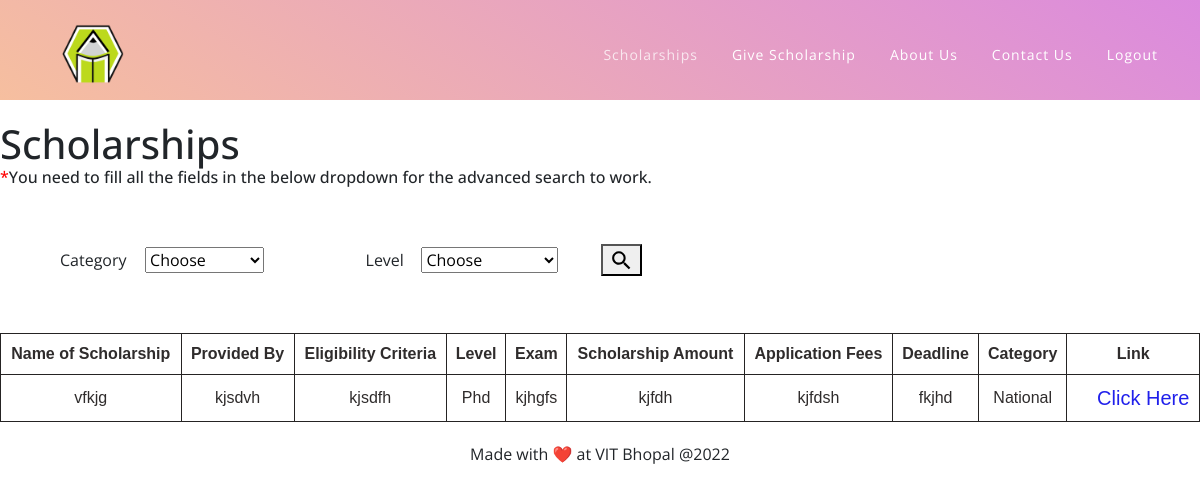
The app's page /filter/, older data.
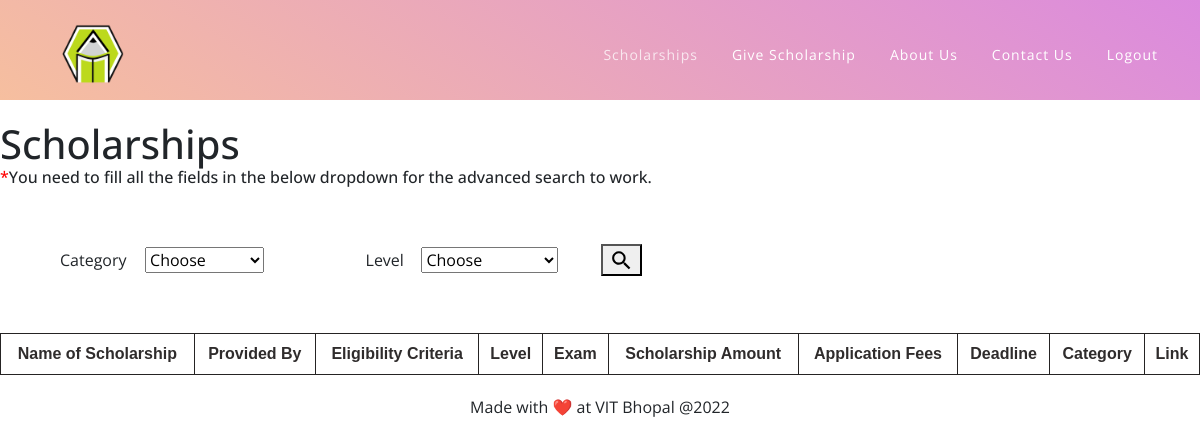
The same page, newer data.
### app/models.py (models this page shows, shortened)
class App(models.Model):
    level = [("Undergraduate","UNDERGRADUATE"),
            ("Postgraduate", "POSTGRADUATE"),
            ("Phd", "PhD")]
    categories = [("National","NATIONAL"),
                 ("International", "INTERNATIONAL")]
    name = models.CharField(max_length=64, help_text = "Enter Name of Scholarship")
    providedby = models.CharField(max_length=64, verbose_name = "Provided By", help_text="Enter name of sponsor or organization")
    eligibilitycriteria = models.CharField(max_length=512, verbose_name = "Eligibility Criteria", help_text="Enter Eligibility Criteria")
    exam = models.CharField(max_length=64, help_text="Enter if any exam is required")
    scholarshipamount = models.CharField(max_length = 18, verbose_name = "Scholarship Amount")
    applicationfees = models.CharField(max_length = 18, verbose_name = "Application Fees")
    deadline = models.CharField(max_length=32)
    link = models.CharField(max_length=128, help_text="Enter 404 if not available")
    category = models.CharField(choices=categories, blank=True, verbose_name = "Category", max_length=200, null=True)
    levels = models.CharField(choices=level, blank=True, verbose_name = "Levels", max_length=200, null=True)
    like = models.ManyToManyField(User, blank=True, related_name="liked_user")
    description = models.TextField(max_length=4098, help_text="Enter Description of Scholarship", verbose_name="Description")

### app/views.py (the view)
# urls.py: path("filter/", views.category, name="filter"),
def category(request):
    search_post = request.GET.get('dropdown')
    search_level = request.GET.get('level')
    search_salary = request.GET.get('salary')
    if search_post:
        apps = App.objects.filter(Q(category=search_post) & Q(levels=search_level))
    else:
        apps = App.objects.all().order_by("-name")
    return render(request, "app/filter.html",{
        "apps":apps
    })

### app/templates/app/filter.html (shortened to what this page needs)
{% load static %}
<!DOCTYPE html>
<html lang = "en">
    <head>
        <link href="{% static 'app/vendor/bootstrap/css/bootstrap.min.css' %}" rel="stylesheet">
        <link rel="stylesheet" href="{% static 'app/assets/css/fontawesome.css' %}">
        <link rel="stylesheet" href="{% static 'app/assets/css/templatemo-eduwell-style.css' %}">
        <link rel="stylesheet" href="{% static 'app/assets/css/owl.css' %}">
        <link rel="stylesheet" href="{% static 'app/assets/css/lightbox.css' %}">
</head>
<body>
    <header class="header-area header-sticky">
        <div class="container">
            <div class="row">
                <div class="col-12">
                    <nav class="main-nav">
                        <a href="{% url 'landing' %}" class="logo">
                            <img src="{% static 'app/assets/images/templatemo-eduwell.png' %}" alt="EduWell Template" width="60" height="60">
                        </a>
                        <ul class="nav">
                            <li><a href="{% url 'index' %}" class="active">Scholarships</a></li>
                            <li><a href = "{% url 'contact'%}">Give Scholarship</a></li>
                            <li><a href="{% url 'about' %}">About Us</a></li>
                            <li><a href="{% url 'contact'%}">Contact Us</a></li>
                            <li><a href="{% url 'logout'%}">Logout</a></li>
                        </ul>
                    </nav>
                </div>
            </div>
        </div>
    </header>
<div style="margin-top: 120px;">
    <h1>Scholarships</h1>
    <h6><span style = "color: red;">*</span>You need to fill all the fields in the below dropdown for the advanced search to work.</h6>
    <form style="display: flex; align-items: center;" name = "search">
        <div style="display: flex; align-items: center; padding: 5%;">
            <label style="padding-right: 10%;"  for = "dropdown">Category</label>
            <select  name = "dropdown">
                <option>Choose</option>
            </select>
        </div>
        <div style="display: flex; align-items: center; padding: 5%;">
            <label style="padding-right: 10%;" for = "level">Level</label>
            <select name = "level">
                <option >Choose</option>
            </select>
        </div>
        <button><img src="{% static 'app/images/search-icon.svg' %}" height="25px" width="25px"></button>
    </form>
    <table>
        <tr>
            <th>Name of Scholarship</th>
            <th>Provided By</th>
            <th>Eligibility Criteria</th>
            <th>Level</th>
            <th>Exam</th>
            <th>Scholarship Amount</th>
            <th>Application Fees</th>
            <th>Deadline</th>
            <th>Category</th>
            <th>Link</th>
        </tr>
    {% for app in apps %}
        <tr style="background-color:#ffffffbb">
            <td>{{app.name}}</td>
            <td>{{app.providedby}}</td>
            <td>{{app.eligibilitycriteria}}</td>
            <td>{{app.levels}}</td>
            <td>{{app.exam}}</td>
            <td>{{app.scholarshipamount}}</td>
            <td>{{app.applicationfees}}</td>
            <td>{{app.deadline}}</td>
            <td>{{app.category}}</td>
            <td><a href = "{{app.link}}" style = "color: rgb(32, 32, 235)">Click Here</a></td>
        </tr>
        {% endfor %}
    </table>
    </div>
</body>
<footer style="    margin-top: 20px;
left: 0;
bottom: 0;
width: 100%;
text-align: center;">Made with ❤️ at VIT Bhopal @2022</footer>
</html>

Row changes from the older to the newer data that the page shows:
removed App: name "vfkjg", providedby "kjsdvh", eligibilitycriteria "kjsdfh", levels "Phd", exam "kjhgfs", scholarshipamount "kjfdh", applicationfees "kjfdsh", deadline "fkjhd", category "National"
